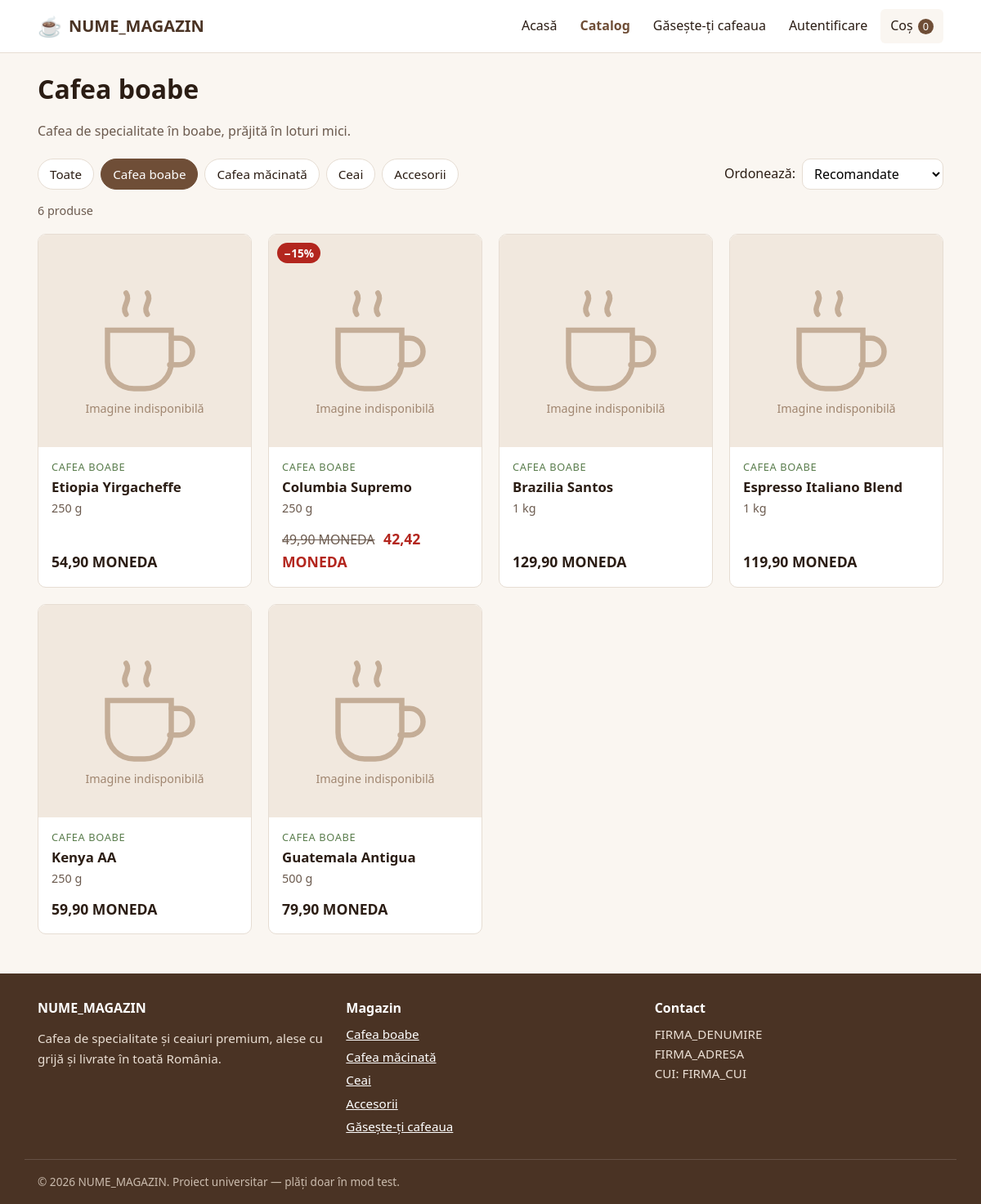
/catalog.php?categorie=1, run on the app's committed database.
### tables this page shows
CREATE TABLE categorii (
    id        INT UNSIGNED AUTO_INCREMENT PRIMARY KEY,
    nume      VARCHAR(100) NOT NULL UNIQUE,
    descriere TEXT,
    cota_tva  DECIMAL(5,2) NOT NULL DEFAULT 21.00,
    CONSTRAINT chk_categorii_tva CHECK (cota_tva >= 0 AND cota_tva <= 100)
);

### includes/db.php (called while the page is built, shortened)
<?php
function db(): PDO
{
    static $pdo = null;
    if ($pdo === null) {
        $dsn = 'mysql:host=' . DB_HOST . ';dbname=' . DB_NUME . ';charset=utf8mb4';
        $optiuni = [
            PDO::ATTR_ERRMODE            => PDO::ERRMODE_EXCEPTION,
            PDO::ATTR_DEFAULT_FETCH_MODE => PDO::FETCH_ASSOC,
            PDO::ATTR_EMULATE_PREPARES   => false,
        ];
        try {
            $pdo = new PDO($dsn, DB_UTILIZATOR, DB_PAROLA, $optiuni);
        } catch (PDOException $e) {
            http_response_code(500);
            exit(MOD_DEZVOLTARE
                ? 'Eroare conexiune DB: ' . htmlspecialchars($e->getMessage())
                : 'Serviciul este temporar indisponibil. Încercați mai târziu.');
        }
    }
    return $pdo;
}

### includes/functii.php (called while the page is built, shortened)
<?php
require_once __DIR__ . '/db.php';
function e(?string $text): string
{
    return htmlspecialchars($text ?? '', ENT_QUOTES, 'UTF-8');
}
function url(string $cale = ''): string
{
    return URL_BAZA . '/' . ltrim($cale, '/');
}
function categoriiMeniu(): array
{
    static $categorii = null;
    if ($categorii === null) {
        $categorii = db()->query('SELECT id, nume FROM categorii ORDER BY id')->fetchAll();
    }
    return $categorii;
}

### catalog.php (the view, shortened to what this page needs)
<?php
require_once __DIR__ . '/includes/functii.php';
$categorieId = filter_input(INPUT_GET, 'categorie', FILTER_VALIDATE_INT, ['options' => ['min_range' => 1]]) ?: null;
$ordonari = [
    'recomandate' => ['eticheta' => 'Recomandate',          'sql' => 'p.id ASC'],
    'pret_asc'    => ['eticheta' => 'Preț crescător',       'sql' => 'pret_final ASC'],
    'pret_desc'   => ['eticheta' => 'Preț descrescător',    'sql' => 'pret_final DESC'],
    'reduceri'    => ['eticheta' => 'Reduceri',             'sql' => 'procent_promo IS NULL, procent_promo DESC'],
    'nume'        => ['eticheta' => 'Nume (A–Z)',           'sql' => 'p.nume ASC'],
];
$ordonare = $_GET['ordonare'] ?? 'recomandate';
$categorie = null;
if ($categorieId !== null) {
    $stmt = db()->prepare('SELECT id, nume, descriere FROM categorii WHERE id = :id');
    $stmt->execute(['id' => $categorieId]);
    $categorie = $stmt->fetch() ?: pagina404('Categoria căutată nu există.');
}
$filtru = '';
$parametri = [];
if ($categorie) {
    $filtru = ' AND p.categorie_id = :categorie';
    $parametri['categorie'] = $categorie['id'];
}
$sql = 'SELECT p.*, ROUND(p.pret * (100 - COALESCE(p.procent_promo, 0)) / 100, 2) AS pret_final
          FROM (SELECT p.id, p.nume, p.pret, p.gramaj, p.imagine, p.stoc,
                       c.nume AS categorie, ' . SQL_PROMOTIE . '
                  FROM produse p
                  JOIN categorii c ON c.id = p.categorie_id
                 WHERE p.activ = 1' . $filtru . ') AS p
         ORDER BY (p.stoc = 0), ' . $ordonari[$ordonare]['sql'] . ', p.id';
$stmt = db()->prepare($sql);
$stmt->execute($parametri);
$produse = $stmt->fetchAll();
$titluPagina     = $categorie ? $categorie['nume'] : 'Catalog';
require __DIR__ . '/includes/header.php';
?>
<h1><?= e($titluPagina) ?></h1>
<?php if ($categorie && $categorie['descriere']): ?>
    <p class="intro"><?= e($categorie['descriere']) ?></p>
<?php endif; ?>
<div class="catalog-bara">
    <nav class="filtre" aria-label="Filtrează după categorie">
        <a class="filtru" href="<?= e(url('catalog.php?ordonare=' . $ordonare)) ?>"
           <?= $categorie ? '' : 'aria-current="page"' ?>>Toate</a>
        <?php foreach (categoriiMeniu() as $cat): ?>
            <a class="filtru" href="<?= e(url('catalog.php?categorie=' . $cat['id'] . '&ordonare=' . $ordonare)) ?>"
               <?= $categorie && (int)$categorie['id'] === (int)$cat['id'] ? 'aria-current="page"' : '' ?>>
                <?= e($cat['nume']) ?>
            </a>
        <?php endforeach; ?>
    </nav>
    <form class="ordonare" method="get" action="<?= e(url('catalog.php')) ?>">
        <label for="ordonare">Ordonează:</label>
        <select id="ordonare" name="ordonare" data-trimite-automat>
            <?php foreach ($ordonari as $cheie => $opt): ?>
                <option value="<?= e($cheie) ?>" <?= $cheie === $ordonare ? 'selected' : '' ?>><?= e($opt['eticheta']) ?></option>
            <?php endforeach; ?>
        </select>
    </form>
</div>
<p class="rezultate"><?= count($produse) ?> <?= count($produse) === 1 ? 'produs' : 'produse' ?></p>
<?php if ($produse): ?>
    <div class="produse-grila">
        <?php foreach ($produse as $produs): ?>
            <?php require __DIR__ . '/includes/card_produs.php'; ?>
        <?php endforeach; ?>
    </div>
<?php else: ?>
    <p>Nu există produse în această categorie momentan.</p>
<?php endif; ?>
<?php require __DIR__ . '/includes/footer.php'; ?>

### includes/footer.php (shortened to what this page needs)
</main>
<footer class="subsol">
    <div class="container subsol__grila">
        <section>
            <h2 class="subsol__titlu"><?= e(NUME_MAGAZIN) ?></h2>
            <p>Cafea de specialitate și ceaiuri premium, alese cu grijă și livrate în toată România.</p>
        </section>
        <section>
            <h2 class="subsol__titlu">Magazin</h2>
            <ul class="subsol__lista">
                <?php foreach (categoriiMeniu() as $cat): ?>
                    <li><a href="<?= e(url('catalog.php?categorie=' . $cat['id'])) ?>"><?= e($cat['nume']) ?></a></li>
                <?php endforeach; ?>
                <li><a href="<?= e(url('quiz.php')) ?>">Găsește-ți cafeaua</a></li>
            </ul>
        </section>
        <section>
            <h2 class="subsol__titlu">Contact</h2>
            <address>
                <?= e(FIRMA_DENUMIRE) ?><br>
                <?= e(FIRMA_ADRESA) ?><br>
                CUI: <?= e(FIRMA_CUI) ?>
            </address>
        </section>
    </div>
    <p class="container subsol__copyright">
        &copy; <?= date('Y') ?> <?= e(NUME_MAGAZIN) ?>. Proiect universitar — plăți doar în mod test.
    </p>
</footer>
</body>
</html>

### assets/css/style.css (style rules this page uses)
:root { --culoare-fundal: #faf6f1; --culoare-suprafata: #ffffff; --culoare-text: #2b1d14; --culoare-text-slab: #6b5a4e; --culoare-primara: #6f4e37; --culoare-primara-inchisa: #4a3324; --culoare-accent: #5a7d4d; --culoare-bordura: #e6ddd3; --culoare-reducere: #b3261e; --culoare-succes-fundal: #e6f2e1; --culoare-eroare-fundal: #fbe7e5; --font: system-ui, -apple-system, "Segoe UI", Roboto, Ubuntu, sans-serif; --raza: 10px; --umbra: 0 2px 8px rgba(43, 29, 20, .08); --latime-max: 1140px; }
*, *::before, *::after { box-sizing: border-box; }
body { margin: 0; font-family: var(--font); font-size: 1rem; line-height: 1.6; color: var(--culoare-text); background: var(--culoare-fundal); display: flex; flex-direction: column; min-height: 100vh; }
a { color: var(--culoare-primara); }
h1, h2, h3 { line-height: 1.25; margin: 0 0 .6em; }
.container { width: 100%; max-width: var(--latime-max); margin: 0 auto; padding: 0 16px; }
.produse-grila { display: grid; gap: 12px; grid-template-columns: repeat(2, minmax(0, 1fr)); }
@media (min-width: 600px) { .produse-grila { gap: 20px; grid-template-columns: repeat(auto-fill, minmax(220px, 1fr)); } }
.subsol { background: var(--culoare-primara-inchisa); color: #eadfd4; padding-top: 32px; font-size: .95rem; }
.subsol a { color: #fff; }
.subsol__grila { display: grid; gap: 24px; grid-template-columns: repeat(auto-fit, minmax(200px, 1fr)); }
.subsol__titlu { font-size: 1rem; color: #fff; }
.subsol__lista { list-style: none; margin: 0; padding: 0; }
.subsol__lista li { margin-bottom: 4px; }
.subsol address { font-style: normal; }
.subsol__copyright { border-top: 1px solid rgba(255,255,255,.15); margin-top: 24px; padding-top: 16px; padding-bottom: 16px; font-size: .85rem; color: #cbbcae; }
.intro { color: var(--culoare-text-slab); max-width: 700px; }
.catalog-bara { display: flex; flex-wrap: wrap; gap: 12px 24px; align-items: center; justify-content: space-between; margin: 20px 0 8px; }
.filtre { display: flex; flex-wrap: wrap; gap: 8px; }
.filtru { padding: 6px 14px; border-radius: 999px; border: 1px solid var(--culoare-bordura); background: var(--culoare-suprafata); text-decoration: none; color: var(--culoare-text); font-size: .95rem; }
.filtru[aria-current="page"] { background: var(--culoare-primara); border-color: var(--culoare-primara); color: #fff; }
.ordonare { display: flex; align-items: center; gap: 8px; }
.ordonare select { padding: 6px 10px; font: inherit; border: 1px solid var(--culoare-bordura); border-radius: var(--raza); background: #fff; }
.rezultate { color: var(--culoare-text-slab); font-size: .9rem; margin-bottom: 16px; }

### data on the page
categorii: nume "Cafea boabe", descriere "Cafea de specialitate în boabe, prăjită în loturi mici."
categorii: nume "Cafea măcinată"
categorii: nume "Ceai"
categorii: nume "Accesorii"

### other printed values
NUME_MAGAZIN "NUME_MAGAZIN"
$nrCos "0"
count($produse) "6"
$produs['categorie'] "CAFEA BOABE"
$produs['nume'] "Etiopia Yirgacheffe"
$produs['gramaj'] "250 g"
formatPret((float)$produs['pret']) "54,90 MONEDA"
$procent "15"
$produs['nume'] "Columbia Supremo"
formatPret((float)$produs['pret']) "49,90 MONEDA"
formatPret(pretFinal((float)$produs['pret'], $procent)) "42,42 MONEDA"
$produs['nume'] "Brazilia Santos"
$produs['gramaj'] "1 kg"
formatPret((float)$produs['pret']) "129,90 MONEDA"
$produs['nume'] "Espresso Italiano Blend"
